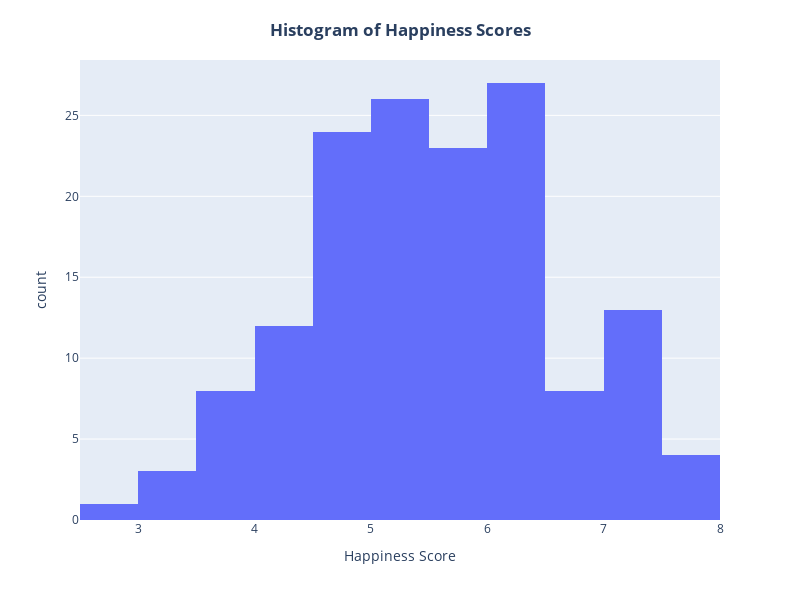

The code cell stored with this chart in its notebook:
### Code cell
fig = px.histogram(final_df, x="Happiness Score")

fig.update_layout(height=600, width=800, 
                  title={'text': "<b>Histogram of Happiness Scores</b>", 
                         'y':0.95, 'x':0.5, 'xanchor': 'center', 'yanchor': 'middle'})
fig.show()

### Figure 1 — Plotly figure (JSON) as saved in the notebook; plotly's stock layout.template omitted (floating-point values rounded to 4 significant figures; data arrays with more than 128 entries replaced by an {"elided": "..."} marker saying what was removed)
{"data": [{"alignmentgroup": "True", "bingroup": "x", "hovertemplate": "Happiness Score=%{x}<br>count=%{y}<extra></extra>", "legendgroup": "", "marker": {"color": "#636efa"}, "name": "", "offsetgroup": "", "orientation": "v", "showlegend": false, "type": "histogram", "x": {"elided": "149 float values"}, "xaxis": "x", "yaxis": "y"}], "layout": {"barmode": "relative", "height": 600, "legend": {"tracegroupgap": 0}, "margin": {"t": 60}, "title": {"text": "<b>Histogram of Happiness Scores</b>", "x": 0.5, "xanchor": "center", "y": 0.95, "yanchor": "middle"}, "width": 800, "xaxis": {"anchor": "y", "domain": [0, 1], "title": {"text": "Happiness Score"}}, "yaxis": {"anchor": "x", "domain": [0, 1], "title": {"text": "count"}}}}
